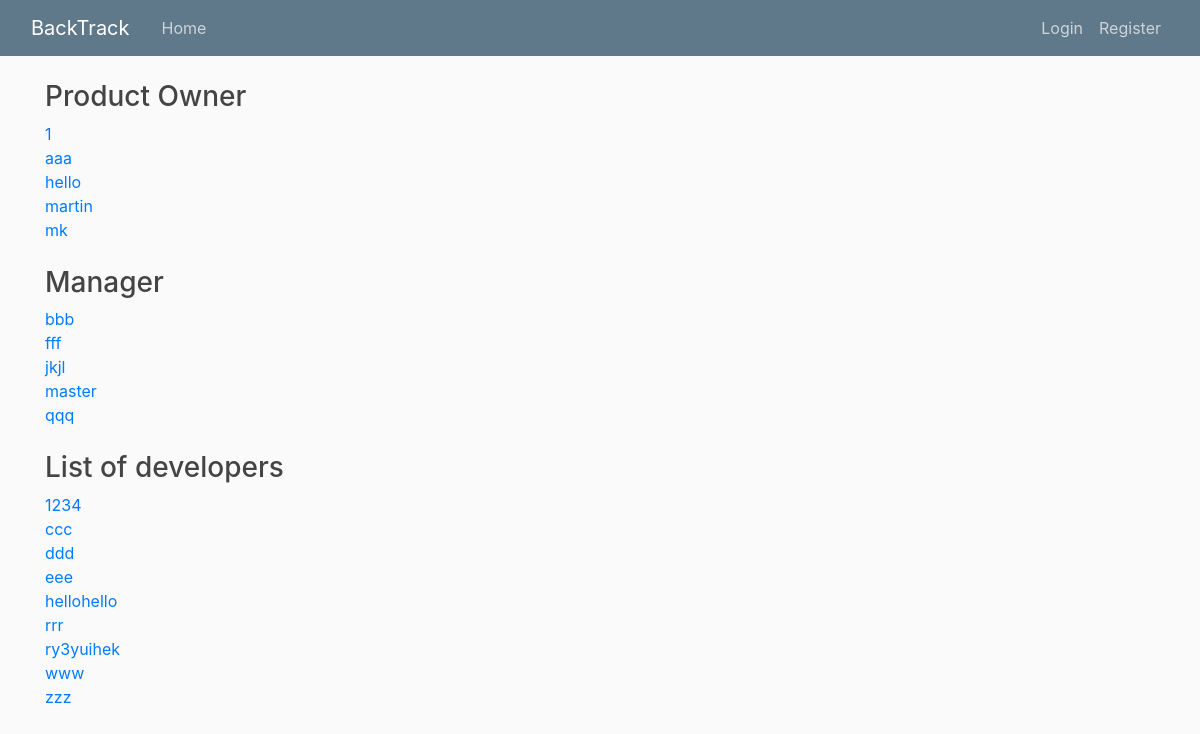
The page /list/ on the database as committed earlier.
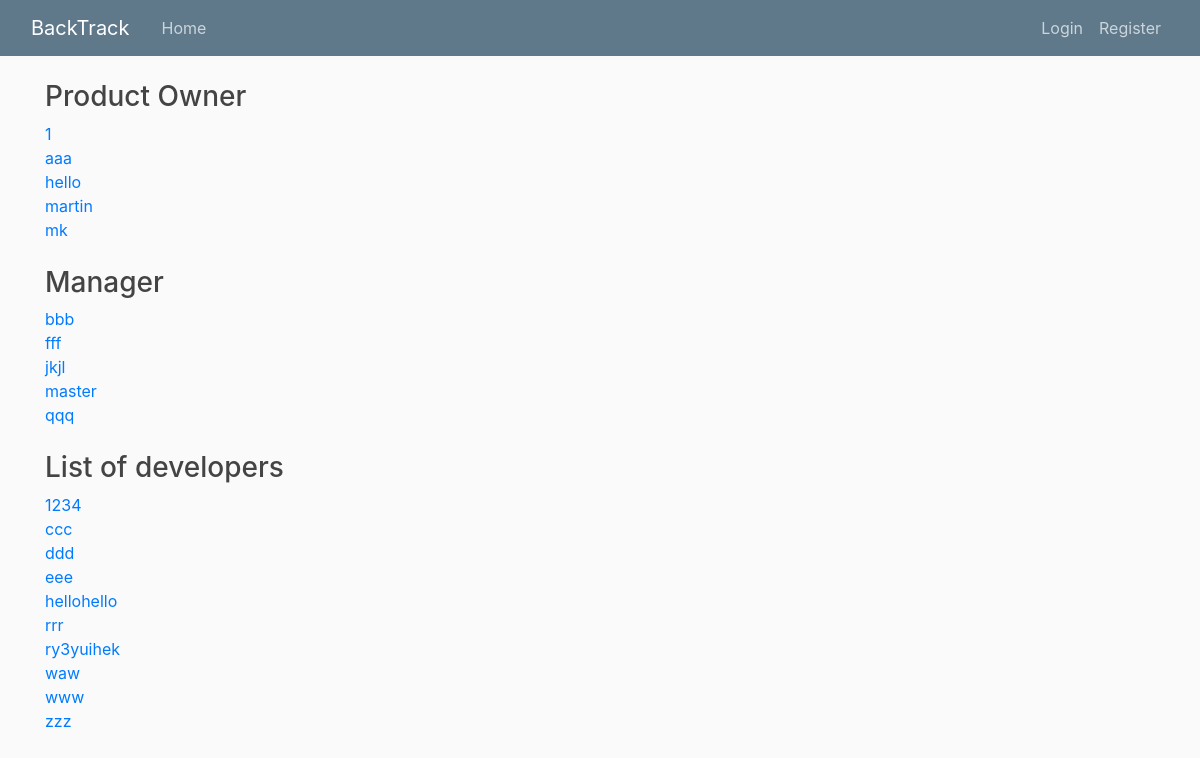
The same page on the database as committed later.
### users/models.py (models this page shows, shortened)
class User(AbstractBaseUser):
	email				=	models.EmailField(verbose_name="email",max_length=60, unique=True)
	position			=	models.CharField(
								max_length=32,
							)
	first_name			=	models.CharField(max_length=30, unique=False, default=False)
	last_name			= 	models.CharField(max_length=20, unique=False, default = False)
	username			=	models.CharField(max_length=10,unique=True)
	date_joined			=	models.DateTimeField(verbose_name='date joined', auto_now_add = True)
	last_login			=	models.DateTimeField(verbose_name='last login', auto_now=True)
	is_admin			=	models.BooleanField(default=False)
	is_active			=	models.BooleanField(default=True)
	is_staff			=	models.BooleanField(default=False)
	is_superuser		=	models.BooleanField(default=False)
	project				= 	models.ManyToManyField(Project)
	USERNAME_FIELD	=	'email'
	REQUIRED_FIELDS	=	['username',]
	objects = MyAccountManager()

### users/views.py (the view)
# urls.py: path('list/',user_views.user_list,name='user_list'),
def user_list(request):
	all_users = User.objects.order_by('username')
	context ={'users':all_users}
	return render(request, 'users/list.html', context)

### users/templates/users/list.html
{% extends "base_noSidebar.html" %}
{% block content %}
	<h3>Product Owner</h3>
	{%for user in users%}
		{%if user.position == '1'%}
		<a href="{% url 'user-detail' user.pk%}">{{user.username}}</a>
		<br>
		{%endif%}
	{%endfor%}
	<br>
	<h3>Manager</h3>
	{%for user in users%}
		{%if user.position == '2'%}
		<a href="{% url 'user-detail' user.pk%}">{{user.username}}</a>
		<br>
		{%endif%}
	{%endfor%}
	<br>
	<h3>List of developers</h3>
	{%for user in users%}
		{%if user.position == '3' %}
		<a href="{% url 'user-detail' user.pk%}">{{user.username}}</a>
		<br>
		{%endif%}
	{%endfor%}
{% endblock content %}

Rows that differ between the two databases and show on the page:
added User: username "waw", shown under "List of developers"
